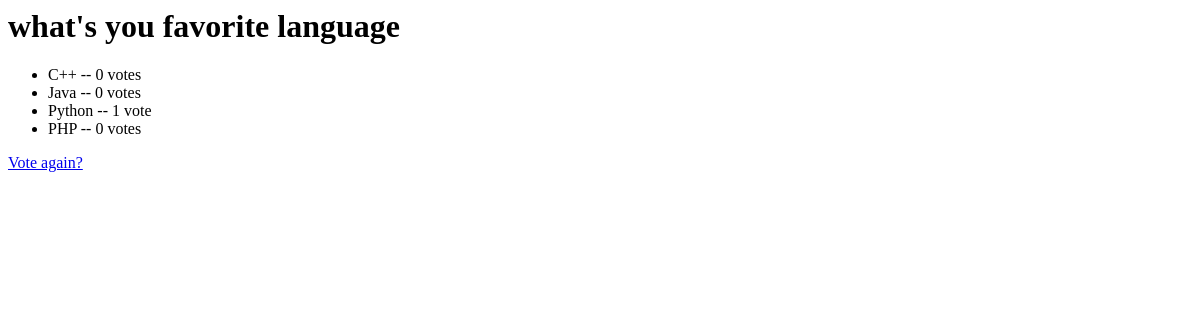
Before: /polls/5/results/ with the older database file.
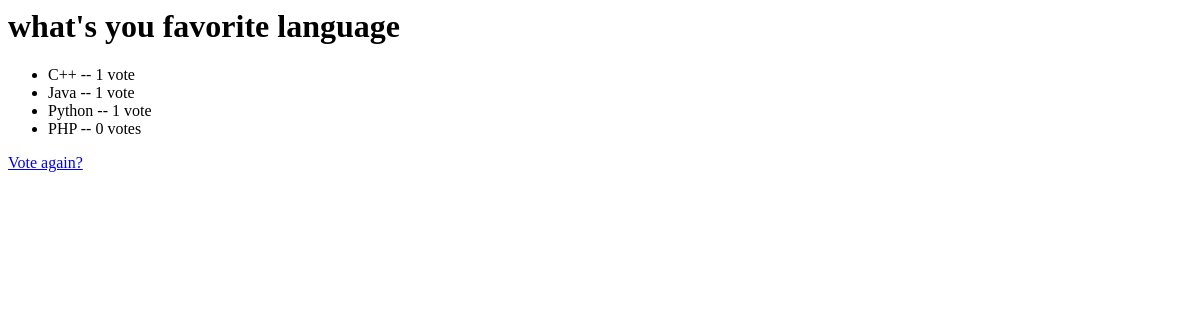
After: the same page with the newer database file.
### polls/models.py (models this page shows)
class Question(models.Model):
	question_text = models.CharField(max_length=200)
	pub_date = models.DateTimeField('date published')

class Choice(models.Model):
	question = models.ForeignKey(Question, on_delete=models.CASCADE)
	choice_text = models.CharField(max_length=200)
	votes = models.IntegerField(default=0)

### polls/views.py (the view)
# urls.py: url(r'^(?P<question_id>\d+)/results/$', views.results, name='results'),
def results(request, question_id):
	question = get_object_or_404(Question, pk=question_id)
	return render(request, 'polls/results.html', {'question' : question})

### polls/templates/polls/results.html
<h1>{{ question.question_text }}</h1>
<ul>
{% for choice in question.choice_set.all %}
    <li>{{ choice.choice_text }} -- {{ choice.votes }} vote{{ choice.votes|pluralize }}</li>
{% endfor %}
</ul>
<a href="{% url 'polls:detail' question.id %}">Vote again?</a>

Changed rows visible on the page:
changed Choice (number 1 of 4 on the later page): votes "0" → "1"
changed Choice "Java": votes "0" → "1"
